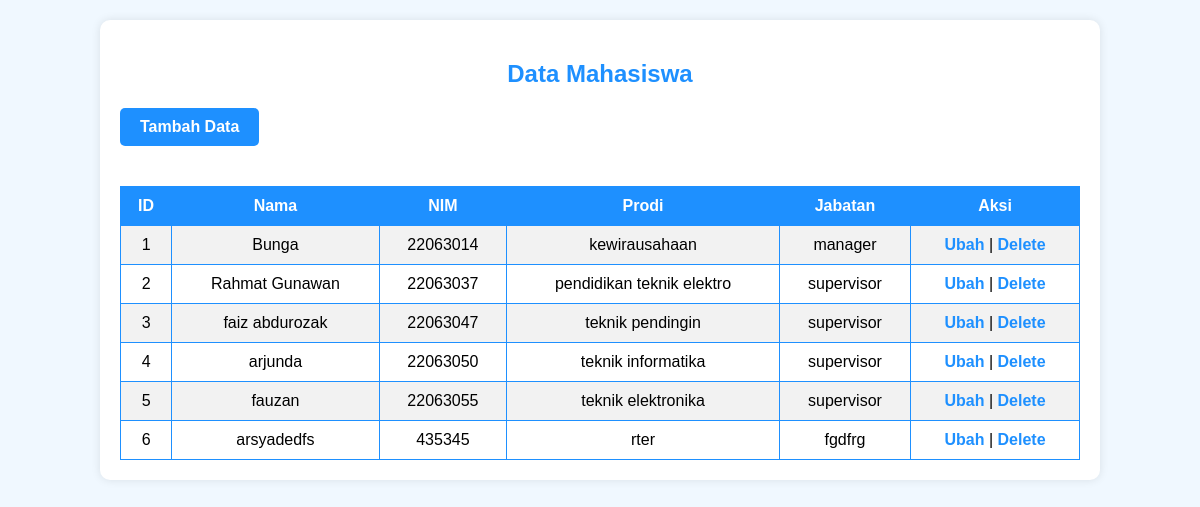
The page / on the database its author committed.
### tables this page shows
CREATE TABLE `mahasiswa` (
  `id` int(100) NOT NULL,
  `nama` varchar(200) NOT NULL,
  `nim` varchar(200) NOT NULL,
  `prodi` varchar(200) NOT NULL,
  `jabatan` varchar(100) NOT NULL
);

### index.php (called while the page is built)
<?php
include "projek/index.php";

### projek/index.php (the view, shortened to what this page needs)
<?php
include 'koneksi.php';
$query = "SELECT * FROM mahasiswa";
$result = mysqli_query($koneksi, $query);
$no = 1;
?>
<!DOCTYPE html>
<html>
<head>
</head>
<body>
    <div class="container">
        <h2>Data Mahasiswa</h2>
        <a href="tambah.php" class="add-button">Tambah Data</a>
        <table>
            <tr>
                <th>ID</th>
                <th>Nama</th>
                <th>NIM</th>
                <th>Prodi</th>
                <th>Jabatan</th>
                <th>Aksi</th>
            </tr>
            <?php while ($row = mysqli_fetch_assoc($result)) : ?>
                <tr>
                    <td><?= $no++; ?></td>
                    <td><?= $row['nama']; ?></td>
                    <td><?= $row['nim']; ?></td>
                    <td><?= $row['prodi']; ?></td>
                    <td><?= $row['jabatan']; ?></td>
                    <td>
                        <a href="edit.php?id=<?= $row['id']; ?>">Ubah</a> |
                        <a href="delete.php?id=<?= $row['id']; ?>">Delete</a>
                    </td>
                </tr>
            <?php endwhile; ?>
        </table>
    </div>
</body>
</html>

### projek/index.php (style rules this page uses)
body { font-family: Arial, sans-serif; background-color: #f0f8ff; margin: 0; padding: 0; }
h2 { text-align: center; color: #1e90ff; }
a { text-decoration: none; color: #1e90ff; font-weight: bold; }
.container { width: 80%; margin: 20px auto; background-color: #ffffff; padding: 20px; box-shadow: 0 0 10px rgba(0, 0, 0, 0.1); border-radius: 10px; }
table { width: 100%; border-collapse: collapse; margin-top: 20px; }
table, th, td { border: 1px solid #1e90ff; }
th, td { padding: 10px; text-align: center; }
th { background-color: #1e90ff; color: white; }
tr:nth-child(even) { background-color: #f2f2f2; }
.add-button { display: inline-block; margin-bottom: 20px; padding: 10px 20px; background-color: #1e90ff; color: white; border-radius: 5px; }

### rows shown on the page
mahasiswa: nama "Bunga", nim "22063014", prodi "kewirausahaan", jabatan "manager"
mahasiswa: nama "Rahmat Gunawan", nim "22063037", prodi "pendidikan teknik elektro", jabatan "supervisor"
mahasiswa: nama "faiz abdurozak", nim "22063047", prodi "teknik pendingin", jabatan "supervisor"
mahasiswa: nama "arjunda", nim "22063050", prodi "teknik informatika", jabatan "supervisor"
mahasiswa: nama "fauzan", nim "22063055", prodi "teknik elektronika", jabatan "supervisor"
mahasiswa: nama "arsyadedfs", nim "435345", prodi "rter", jabatan "fgdfrg"
